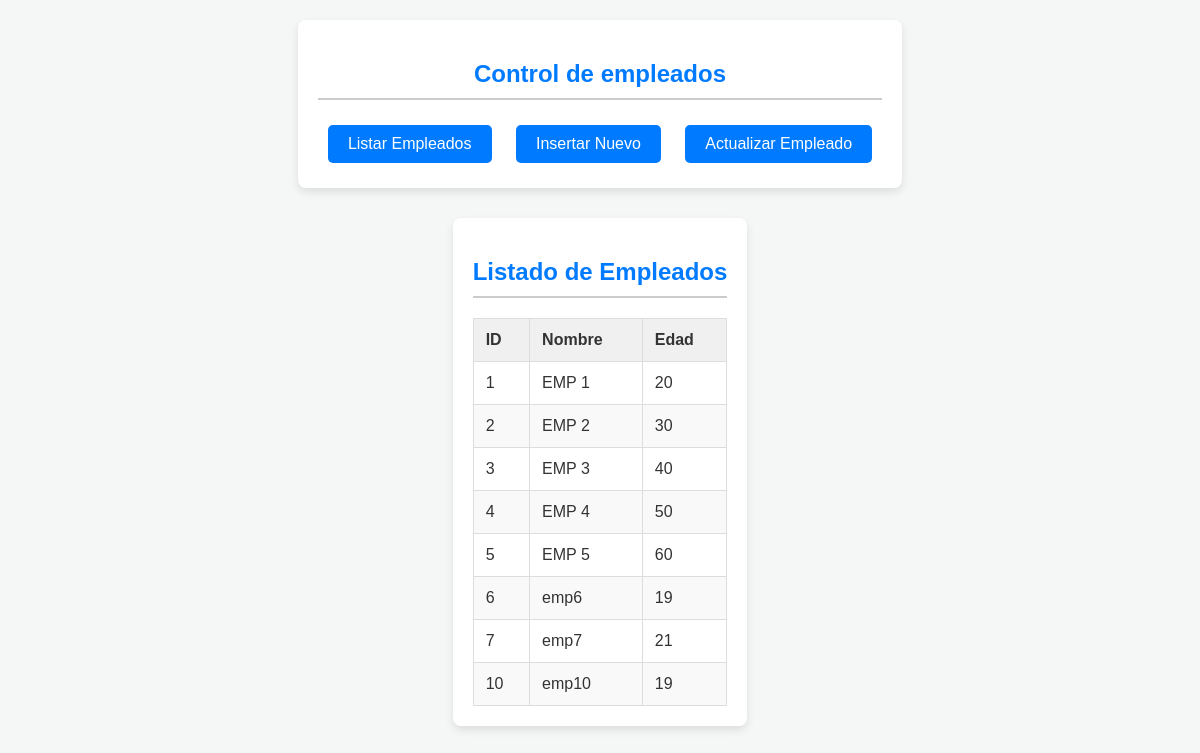
/AplicacionMVCEmpleados/index.php, run on the app's committed database.
### tables this page shows
CREATE TABLE `empleados` (
  `id` int(11) NOT NULL,
  `nombre` varchar(50) DEFAULT NULL,
  `edad` varchar(50) DEFAULT NULL
);

### AplicacionMVCEmpleados/Controller/cont.php (called while the page is built, shortened)
<?php
$base_dir = __DIR__ . '/../';
require_once($base_dir . 'Model/accessBBDD.php');
$model = new AccessBBDD();
$empleados = null;
$modo = '';
if ($_SERVER['REQUEST_METHOD'] === 'POST') {
	$accion = $_POST['accion'] ?? '';
	if ($accion === 'guardar_insercion') {
		$nombre = trim($_POST['nombre'] ?? '');
		$edad = intval($_POST['edad'] ?? 0);
		if (!empty($nombre) && $edad > 18) {
			if ($model->insertarEmpleado($nombre, $edad)) {
				$mensaje = '✅ Empleado insertado con éxito.';
				$modo = 'listado';
				$empleados = $model->listarEmpleados();
			} else {
				$mensaje = '❌ Error al insertar el empleado en la BBDD.';
				$modo = 'insercion';
			}
		} else {
			$mensaje = '⚠️ Datos inválidos: El nombre es requerido y la edad debe ser > 18.';
			$modo = 'insercion';
		}
	} elseif ($accion === 'guardar_actualizacion') {
		$id = intval($_POST['id'] ?? 0);
		$nombre = trim($_POST['nombre'] ?? '');
		$edad = intval($_POST['edad'] ?? 0);
		if ($id > 0 && !empty($nombre) && $edad > 18) {
			if ($model->modificarEmpleado($nombre, $edad, $id)) {
				$mensaje = '✅ Empleado actualizado con éxito.';
			} else {
				$mensaje = '❌ Error al actualizar el empleado (ID no encontrado o error BBDD).';
			}
			$modo = 'listado';
			$empleados = $model->listarEmpleados();
		} else {
			$mensaje = '⚠️ Datos inválidos para actualización.';
			$modo = 'actualizacion';
		}
	}
} else {
	if (isset($_GET['listar'])) {
		$empleados = $model->listarEmpleados();
		$modo = 'listado';
	} elseif (isset($_GET['insertar'])) {
		$modo = 'insercion';
	} elseif (isset($_GET['actualizar'])) {
		$modo = 'actualizacion';
	} else {
		$empleados = $model->listarEmpleados();
		$modo = 'listado';
	}
}
include($base_dir . 'Views/index.php');
?>

### AplicacionMVCEmpleados/index.php (called while the page is built, shortened)
<?php
require_once './Controller/cont.php';
?>

### AplicacionMVCEmpleados/Model/accessBBDD.php (called while the page is built, shortened)
<?php
class AccessBBDD
{
	private $hostName = "localhost";
	private $password = "";
	private $username = "root";
	private $dbName = "Empresa";
	private $charset = "utf8mb4";
	private $conn;
	public function __construct()
	{
		try {
			$dsn = "mysql:host=" . $this->hostName . ";dbname=" . $this->dbName . ";charset=" . $this->charset;
			$this->conn = new PDO($dsn, $this->username, $this->password);
			$this->conn->setAttribute(PDO::ATTR_ERRMODE, PDO::ERRMODE_EXCEPTION);
		} catch (PDOException $e) {
			die("Error de conexión a la BBDD: " . $e->getMessage());
		}
	}
	public function listarEmpleados()
	{
		try {
			$sql = "SELECT id, nombre, edad FROM empleados";
			$stmt = $this->conn->prepare($sql);
			$stmt->execute();
			$resultados = $stmt->fetchAll(PDO::FETCH_ASSOC);
			return $resultados;
		} catch (PDOException $e) {
			error_log("Error al listar empleados: " . $e->getMessage());
			return [];
		}
	}
}
?>

### AplicacionMVCEmpleados/Views/index.php (the view, shortened to what this page needs)
<!DOCTYPE html>
<html lang="es">
<head>
	<link rel="stylesheet" href="Public/style.css">
</head>
<body>
	<div class="botones-container">
		<h2 style="text-align:center;">Control de empleados</h2>
		<form action="index.php" method="GET">
			<input type="submit" value="Listar Empleados" name="listar">
			<input type="submit" value="Insertar Nuevo" name="insertar">
			<input type="submit" value="Actualizar Empleado" name="actualizar">
		</form>
	</div>
	<div class="datos-container">
		<?php if ($modo === 'listado'): ?>
			<h2 style="text-align:center;">Listado de Empleados</h2>
			<?php if (isset($empleados) && !empty($empleados)): ?>
				<table border="1" style="width:100%; text-align:left; border-collapse: collapse;">
					<thead>
						<tr>
							<th>ID</th>
							<th>Nombre</th>
							<th>Edad</th>
						</tr>
					</thead>
					<tbody>
						<?php foreach ($empleados as $empleado): ?>
							<tr>
								<td><?php echo htmlspecialchars($empleado['id']); ?></td>
								<td><?php echo htmlspecialchars($empleado['nombre']); ?></td>
								<td><?php echo htmlspecialchars($empleado['edad']); ?></td>
							</tr>
						<?php endforeach; ?>
					</tbody>
				</table>
			<?php else: ?>
				<p style="text-align:center;">No se encontraron empleados para mostrar.</p>
			<?php endif; ?>
		<?php elseif ($modo === 'insercion'): ?>
			<?php include 'formularioInsercion.php'; ?>
		<?php elseif ($modo === 'actualizacion'): ?>
			<?php include 'formularioActualizacion.php'; ?>
		<?php endif; ?>
	</div>
</body>
</html>

### AplicacionMVCEmpleados/Public/style.css (style rules this page uses)
body { font-family: Arial, sans-serif; background-color: #f4f7f6; color: #333; margin: 0; padding: 20px; display: flex; flex-direction: column; align-items: center; }
h2 { color: #007bff; border-bottom: 2px solid #ccc; padding-bottom: 10px; margin-bottom: 20px; }
.botones-container { background-color: #fff; padding: 20px; border-radius: 8px; box-shadow: 0 4px 8px rgba(0, 0, 0, 0.1); margin-bottom: 30px; text-align: center; }
.botones-container input[type="submit"] { background-color: #007bff; color: white; border: none; padding: 10px 20px; margin: 5px 10px; border-radius: 5px; cursor: pointer; font-size: 16px; transition: background-color 0.3s ease; }
.datos-container { background-color: #fff; padding: 20px; border-radius: 8px; box-shadow: 0 4px 8px rgba(0, 0, 0, 0.1); max-width: 800px; margin: 0 auto; }
table { width: 100%; border-collapse: collapse; margin-top: 15px; }
th, td { border: 1px solid #ddd; padding: 12px; text-align: left; }
th { background-color: #f0f0f0; color: #333; font-weight: bold; }
tr:nth-child(even) { background-color: #f9f9f9; }

### data on the page
empleados: id "1", nombre "EMP 1", edad "20"
empleados: id "2", nombre "EMP 2", edad "30"
empleados: id "3", nombre "EMP 3", edad "40"
empleados: id "4", nombre "EMP 4", edad "50"
empleados: id "5", nombre "EMP 5", edad "60"
empleados: id "6", nombre "emp6", edad "19"
empleados: id "7", nombre "emp7", edad "21"
empleados: id "10", nombre "emp10", edad "19"
